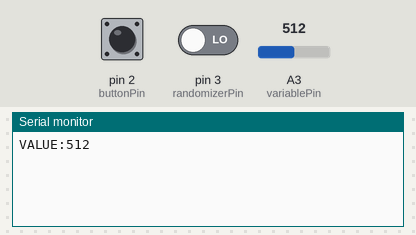
Bench run of a sketch on a simulated Arduino Uno, built with avr-gcc and run on an emulated ATmega328P. Parts: the last lines printed to the serial monitor. The test bench sets the inputs (shaded band); at power-on: pin 2 (buttonPin) LOW, pin 3 (randomizerPin) LOW, A3 (variablePin) = 512.

Above: at 1.2 s.
1.3 s: pin 2 (buttonPin) pulled HIGH for 0.15 s
At 2.0 s:
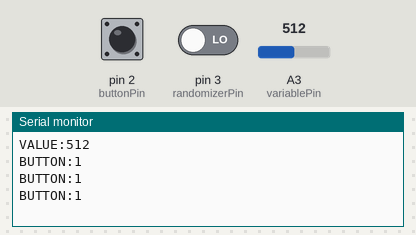
2.9 s: pin 3 (randomizerPin) driven HIGH
At 2.98 s:
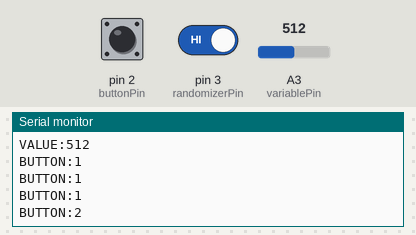
5.9 s: A3 (variablePin) set to 716
At 5.93 s:
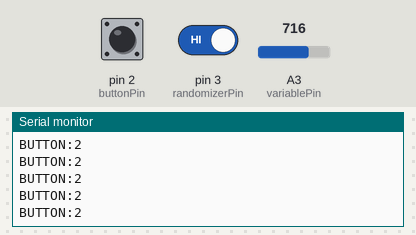
7.4 s: A3 (variablePin) set to 900
At 7.55 s:
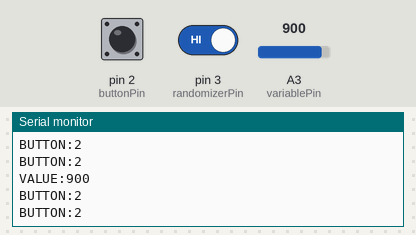

The sketch:

citybuilder.ino
```cpp
const int buttonPin = 2;
const int randomizerPin = 3;
const int variablePin = A3;

int buttonState = 0;
int randomBtnState = 0;
int variableValue = 0;
int lastVariableValue = -1;

void setup() {
  pinMode(buttonPin, INPUT);
  pinMode(randomizerPin, INPUT);
  pinMode(variablePin, INPUT);
  Serial.begin(9600);
}

void loop() {
  buttonState = digitalRead(buttonPin);
  randomBtnState = digitalRead(randomizerPin);
  variableValue = analogRead(variablePin);

  // Send potentiometer value only if it changes significantly
  if (abs(variableValue - lastVariableValue) > 5) {
    Serial.print("VALUE:");
    Serial.println(variableValue);
    lastVariableValue = variableValue;
  }

  // Send button states
  if (buttonState == HIGH) {
    Serial.println("BUTTON:1");
    delay(20);
  }

  if (randomBtnState == HIGH) {
    Serial.println("BUTTON:2");
    delay(20);
  }

  delay(50);  // General delay to prevent flooding
}
```

Measured:
- after the input at 1.3 s, the serial monitor: prints a new line at once (image 1)
- after the input at 2.9 s, the serial monitor: prints a new line at once (image 2)
- after the input at 7.4 s, the serial monitor: prints a new line at once (image 4)
